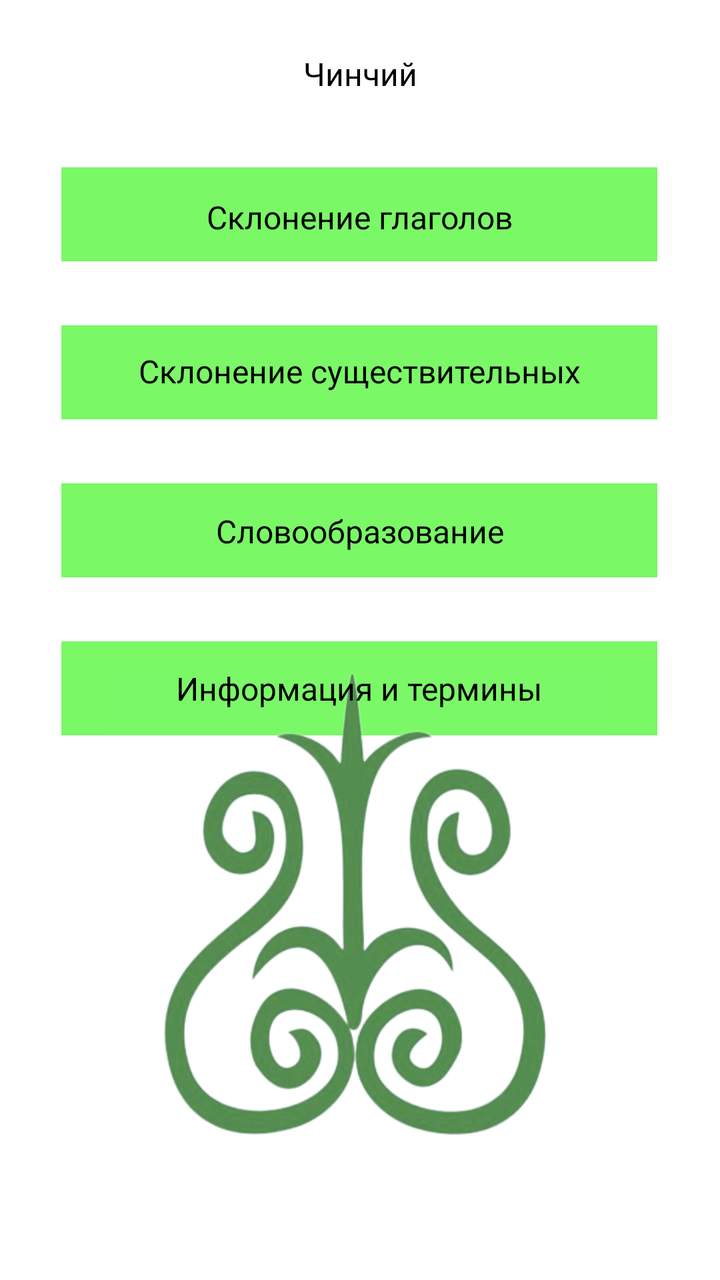
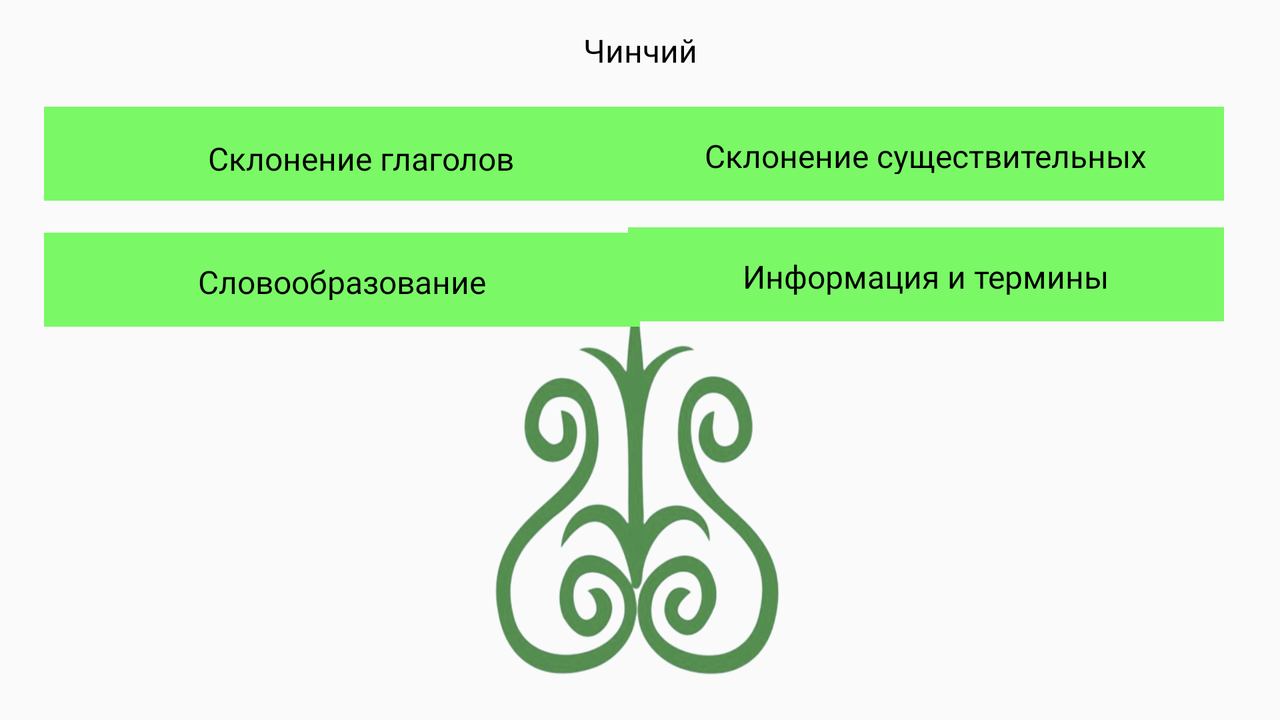

One screen, two layout resources from the same app: the default and the repository's alternative for another configuration. Each is rendered where Android would select it; the XML of both is given below.
<!-- AndroidManifest.xml: activity theme AppTheme.NoActionBar -->
<!-- res/layout/activity_main.xml -->
<?xml version="1.0" encoding="utf-8"?>
<androidx.constraintlayout.widget.ConstraintLayout xmlns:android="http://schemas.android.com/apk/res/android"
    xmlns:app="http://schemas.android.com/apk/res-auto"
    xmlns:tools="http://schemas.android.com/tools"
    android:layout_width="match_parent"
    android:layout_height="match_parent"
    android:background="@color/white"
    tools:context=".MainActivity">

    <ImageView
        android:id="@+id/rectangle_4"
        android:layout_width="298dp"
        android:layout_height="47dp"
        android:layout_marginTop="32dp"
        android:background="@drawable/rectangle_2"
        app:layout_constraintEnd_toEndOf="parent"
        app:layout_constraintHorizontal_bias="0.495"
        app:layout_constraintStart_toStartOf="parent"
        app:layout_constraintTop_toBottomOf="@+id/rectangle_3" />

    <ImageView
        android:id="@+id/rectangle_10"
        android:layout_width="298dp"
        android:layout_height="47dp"
        android:layout_marginTop="32dp"
        android:background="@drawable/rectangle_2"
        app:layout_constraintEnd_toEndOf="parent"
        app:layout_constraintHorizontal_bias="0.495"
        app:layout_constraintStart_toStartOf="parent"
        app:layout_constraintTop_toBottomOf="@+id/rectangle_4" />

    <TextView
        android:id="@+id/some_id"
        android:layout_width="wrap_content"
        android:layout_height="wrap_content"
        android:gravity="top"
        android:text="Чинчий"
        android:fontFamily="@font/sansationregular"
        android:textAppearance="@style/some_id"
        app:layout_constraintBottom_toBottomOf="parent"
        app:layout_constraintEnd_toEndOf="parent"
        app:layout_constraintStart_toStartOf="parent"
        app:layout_constraintTop_toTopOf="parent"
        app:layout_constraintVertical_bias="0.042" />

    <ImageView
        android:id="@+id/rectangle_2"
        android:layout_width="298dp"
        android:layout_height="47dp"
        android:layout_marginTop="36dp"
        android:background="@drawable/rectangle_2"
        app:layout_constraintEnd_toEndOf="parent"
        app:layout_constraintHorizontal_bias="0.495"
        app:layout_constraintStart_toStartOf="parent"
        app:layout_constraintTop_toBottomOf="@+id/some_id" />

    <ImageView
        android:id="@+id/rectangle_3"
        android:layout_width="298dp"
        android:layout_height="47dp"
        android:layout_marginTop="32dp"
        android:background="@drawable/rectangle_2"
        app:layout_constraintEnd_toEndOf="parent"
        app:layout_constraintHorizontal_bias="0.495"
        app:layout_constraintStart_toStartOf="parent"
        app:layout_constraintTop_toBottomOf="@+id/rectangle_2" />

    <TextView
        android:id="@+id/textView7"
        android:layout_width="wrap_content"
        android:layout_height="20dp"
        android:gravity="top"
        android:text="Склонение глаголов"
        android:fontFamily="@font/sansationregular"
        android:textAppearance="@style/some_id"
        app:layout_constraintBottom_toBottomOf="@+id/rectangle_2"
        app:layout_constraintEnd_toEndOf="@+id/rectangle_2"
        app:layout_constraintHorizontal_bias="0.503"
        app:layout_constraintStart_toStartOf="@+id/rectangle_2"
        app:layout_constraintTop_toTopOf="@+id/rectangle_2"
        app:layout_constraintVertical_bias="0.518" />

    <TextView
        android:layout_width="wrap_content"
        android:layout_height="wrap_content"
        android:gravity="top"
        android:text="Склонение существительных"
        android:fontFamily="@font/sansationregular"
        android:textAppearance="@style/some_id"
        app:layout_constraintBottom_toBottomOf="@+id/rectangle_3"
        app:layout_constraintEnd_toEndOf="@+id/rectangle_3"
        app:layout_constraintHorizontal_bias="0.506"
        app:layout_constraintStart_toStartOf="@+id/rectangle_3"
        app:layout_constraintTop_toTopOf="@+id/rectangle_3"
        app:layout_constraintVertical_bias="0.48" />

    <TextView
        android:id="@+id/textView5"
        android:layout_width="wrap_content"
        android:layout_height="24dp"
        android:fontFamily="@font/sansationregular"
        android:gravity="top"
        android:text="Словообразование"
        android:textAppearance="@style/some_id"
        app:layout_constraintBottom_toBottomOf="@+id/rectangle_4"
        app:layout_constraintEnd_toEndOf="@+id/rectangle_4"
        app:layout_constraintHorizontal_bias="0.503"
        app:layout_constraintStart_toStartOf="@+id/rectangle_4"
        app:layout_constraintTop_toTopOf="@+id/rectangle_4"
        app:layout_constraintVertical_bias="0.565" />

    <View
        android:id="@+id/image_lzdxo"
        android:layout_width="252dp"
        android:layout_height="243dp"
        android:background="@drawable/image_lzdxo"
        app:layout_constraintBottom_toBottomOf="parent"
        app:layout_constraintEnd_toEndOf="parent"
        app:layout_constraintHorizontal_bias="0.496"
        app:layout_constraintStart_toStartOf="parent"
        app:layout_constraintTop_toTopOf="parent"
        app:layout_constraintVertical_bias="0.85" />

    <TextView
        android:id="@+id/textView29"
        android:layout_width="wrap_content"
        android:layout_height="wrap_content"
        android:text="Информация и термины"
        android:textColor="@color/black"
        android:fontFamily="@font/sansationregular"
        android:textSize="16sp"
        app:layout_constraintBottom_toBottomOf="@+id/rectangle_10"
        app:layout_constraintEnd_toEndOf="@+id/rectangle_10"
        app:layout_constraintStart_toStartOf="@+id/rectangle_10"
        app:layout_constraintTop_toTopOf="@+id/rectangle_10" />
</androidx.constraintlayout.widget.ConstraintLayout>
<!-- resources referenced by this layout -->
<resources>
  <color name="black">#FF000000</color>
  <color name="white">#FFFFFFFF</color>
  <!-- drawable image_lzdxo: png bitmap (drawable, 250528 bytes) -->
  <!-- drawable rectangle_2 (drawable) -->
  <?xml version="1.0" encoding="utf-8"?>
      <vector
          xmlns:android="http://schemas.android.com/apk/res/android"
          xmlns:aapt="http://schemas.android.com/aapt"
          android:width="298dp"
          android:height="47dp"
          android:viewportWidth="298"
          android:viewportHeight="47"
          >
  
          <group>
  
              <clip-path
                  android:pathData="M0 0H298V47H0V0Z"
                  />
  
              <path
                  android:pathData="M0 0V47H298V0"
                  android:fillColor="#7AF866"
                  />
  
          </group>
  
      </vector>
  <style name="some_id">
  
          <item name="android:textSize">
              16sp
          </item>
  
          <item name="android:textColor">
              #000000
          </item>
  
      </style>
  <style name="AppTheme.NoActionBar" parent="Theme.AppCompat.Light.DarkActionBar">
          <item name="windowActionBar">false</item>
          <item name="windowNoTitle">true</item>
          <item name="android:windowFullscreen">true</item>
      </style>
</resources>
<!-- res/layout-land/activity_main.xml (the repository's variant of the layout above) -->
<!-- drawn on the phone turned sideways -->
<?xml version="1.0" encoding="utf-8"?>
<androidx.constraintlayout.widget.ConstraintLayout xmlns:android="http://schemas.android.com/apk/res/android"
    xmlns:app="http://schemas.android.com/apk/res-auto"
    xmlns:tools="http://schemas.android.com/tools"
    android:layout_width="match_parent"
    android:layout_height="match_parent">

    <View
        android:id="@+id/image_lzdxo2"
        android:layout_width="187dp"
        android:layout_height="198dp"
        android:background="@drawable/image_lzdxo"
        app:layout_constraintBottom_toBottomOf="parent"
        app:layout_constraintEnd_toEndOf="parent"
        app:layout_constraintStart_toStartOf="parent"
        app:layout_constraintTop_toTopOf="parent"
        app:layout_constraintVertical_bias="0.924" />

    <ImageView
        android:id="@+id/rectangle_10"
        android:layout_width="298dp"
        android:layout_height="47dp"
        android:layout_marginEnd="28dp"
        android:background="@drawable/rectangle_2"
        android:contentDescription="TODO"
        app:layout_constraintBottom_toBottomOf="parent"
        app:layout_constraintEnd_toEndOf="parent"
        app:layout_constraintTop_toBottomOf="@+id/rectangle_3"
        app:layout_constraintVertical_bias="0.062" />

    <ImageView
        android:id="@+id/rectangle_4"
        android:layout_width="298dp"
        android:layout_height="47dp"
        android:layout_marginTop="16dp"
        android:background="@drawable/rectangle_2"
        app:layout_constraintBottom_toBottomOf="parent"
        app:layout_constraintEnd_toEndOf="parent"
        app:layout_constraintHorizontal_bias="0.064"
        app:layout_constraintStart_toStartOf="parent"
        app:layout_constraintTop_toBottomOf="@+id/rectangle_2"
        app:layout_constraintVertical_bias="0.0"
        android:contentDescription="TODO" />

    <TextView
        android:id="@+id/some_id2"
        android:layout_width="wrap_content"
        android:layout_height="wrap_content"
        android:fontFamily="@font/sansationregular"
        android:gravity="top"
        android:text="Чинчий"
        android:textAppearance="@style/some_id"
        app:layout_constraintBottom_toBottomOf="parent"
        app:layout_constraintEnd_toEndOf="parent"
        app:layout_constraintStart_toStartOf="parent"
        app:layout_constraintTop_toTopOf="parent"
        app:layout_constraintVertical_bias="0.042" />

    <ImageView
        android:id="@+id/rectangle_2"
        android:layout_width="298dp"
        android:layout_height="47dp"
        android:background="@drawable/rectangle_2"
        app:layout_constraintBottom_toBottomOf="parent"
        app:layout_constraintEnd_toEndOf="parent"
        app:layout_constraintHorizontal_bias="0.064"
        app:layout_constraintStart_toStartOf="parent"
        app:layout_constraintTop_toTopOf="parent"
        app:layout_constraintVertical_bias="0.17"
        android:contentDescription="TODO" />

    <TextView
        android:id="@+id/textView45"
        android:layout_width="wrap_content"
        android:layout_height="20dp"
        android:fontFamily="@font/sansationregular"
        android:gravity="top"
        android:text="Склонение глаголов"
        android:textAppearance="@style/some_id"
        app:layout_constraintBottom_toBottomOf="@+id/rectangle_2"
        app:layout_constraintEnd_toEndOf="@+id/rectangle_2"
        app:layout_constraintHorizontal_bias="0.623"
        app:layout_constraintStart_toStartOf="parent"
        app:layout_constraintTop_toTopOf="@+id/rectangle_2"
        app:layout_constraintVertical_bias="0.555" />

    <TextView
        android:id="@+id/textView60"
        android:layout_width="wrap_content"
        android:layout_height="20dp"
        android:fontFamily="@font/sansationregular"
        android:gravity="top"
        android:text="Словообразование"
        android:textAppearance="@style/some_id"
        app:layout_constraintBottom_toBottomOf="@+id/rectangle_4"
        app:layout_constraintEnd_toEndOf="@+id/rectangle_4"
        app:layout_constraintStart_toStartOf="@+id/rectangle_4"
        app:layout_constraintTop_toTopOf="@+id/rectangle_4" />

    <TextView
        android:id="@+id/textView61"
        android:layout_width="wrap_content"
        android:layout_height="20dp"
        android:fontFamily="@font/sansationregular"
        android:gravity="top"
        android:text="Информация и термины"
        android:textAppearance="@style/some_id"
        app:layout_constraintBottom_toBottomOf="@+id/rectangle_10"
        app:layout_constraintEnd_toEndOf="@+id/rectangle_10"
        app:layout_constraintStart_toStartOf="@+id/rectangle_10"
        app:layout_constraintTop_toTopOf="@+id/rectangle_10" />

    <ImageView
        android:id="@+id/rectangle_3"
        android:layout_width="298dp"
        android:layout_height="47dp"
        android:layout_marginEnd="28dp"
        android:background="@drawable/rectangle_2"
        android:contentDescription="TODO"
        app:layout_constraintBottom_toBottomOf="parent"
        app:layout_constraintEnd_toEndOf="parent"
        app:layout_constraintTop_toTopOf="parent"
        app:layout_constraintVertical_bias="0.17" />

    <TextView
        android:id="@+id/textView54"
        android:layout_width="wrap_content"
        android:layout_height="20dp"
        android:fontFamily="@font/sansationregular"
        android:gravity="top"
        android:text="Склонение существительных"
        android:textAppearance="@style/some_id"
        app:layout_constraintBottom_toBottomOf="@+id/rectangle_3"
        app:layout_constraintEnd_toEndOf="@+id/rectangle_3"
        app:layout_constraintStart_toStartOf="@+id/rectangle_3"
        app:layout_constraintTop_toTopOf="@+id/rectangle_3" />
</androidx.constraintlayout.widget.ConstraintLayout>
<!-- resources referenced by the variant -->
<!-- as the phone turned sideways resolves them -->
<resources>
  <!-- drawable image_lzdxo: png bitmap (drawable, 250528 bytes) -->
  <!-- drawable rectangle_2 (drawable) -->
  <?xml version="1.0" encoding="utf-8"?>
      <vector
          xmlns:android="http://schemas.android.com/apk/res/android"
          xmlns:aapt="http://schemas.android.com/aapt"
          android:width="298dp"
          android:height="47dp"
          android:viewportWidth="298"
          android:viewportHeight="47"
          >
  
          <group>
  
              <clip-path
                  android:pathData="M0 0H298V47H0V0Z"
                  />
  
              <path
                  android:pathData="M0 0V47H298V0"
                  android:fillColor="#7AF866"
                  />
  
          </group>
  
      </vector>
  <style name="some_id">
  
          <item name="android:textSize">
              16sp
          </item>
  
          <item name="android:textColor">
              #000000
          </item>
  
      </style>
  <style name="AppTheme.NoActionBar" parent="Theme.AppCompat.Light.DarkActionBar">
          <item name="windowActionBar">false</item>
          <item name="windowNoTitle">true</item>
          <item name="android:windowFullscreen">true</item>
      </style>
</resources>
